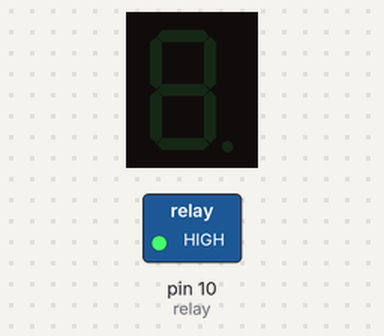
The sketch below on a simulated Arduino Uno, built with avr-gcc and run on an emulated ATmega328P. On the bench: 1-digit seven-segment display, switched loads named in the sketch (green lamp = pin HIGH). Wiring (inferred from the names in the program): 1-digit 7-segment display, segments lit when HIGH: segments pin 7, pin 6, pin 5, pin 4, pin 3, pin 2, pin 1. The segment pins are drawn as the display they are named for; pins used as bus, display or sensor lines are not drawn.

Above: at 0.1 s.
At 2.1 s:
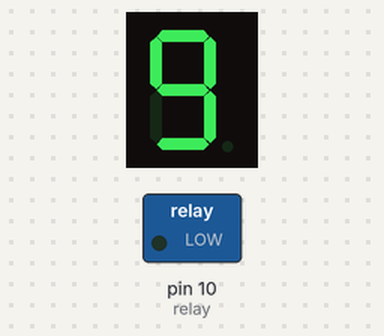
At 5.1 s:
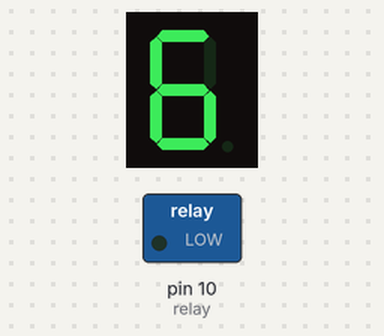
At 11.1 s:
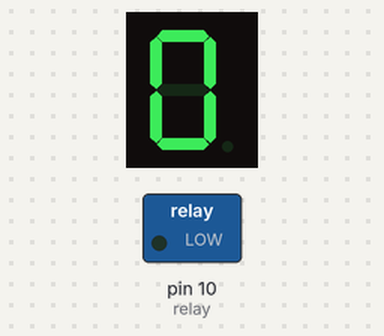
Timing chart, 0 to 38.8 s (numbered marks = the images above):
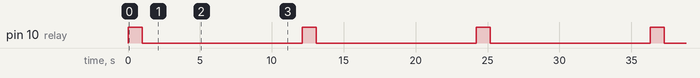

The sketch:

Seven_segment_counter.ino
```cpp
int A = 7;
int B = 6;
int C = 5;
int D = 4;
int E = 3;
int F = 2;
int G = 1;
int relay = 10;
void setup() {
  // put your setup code here, to run once:
pinMode(A,OUTPUT);
pinMode(B,OUTPUT);
pinMode(C,OUTPUT);
pinMode(D,OUTPUT);
pinMode(E,OUTPUT);
pinMode(F,OUTPUT);
pinMode(G,OUTPUT);
pinMode(relay,OUTPUT);
}

void loop() {
  // put your main code here, to run repeatedly:
Relay();
Numbers();
delay(100);
}
void Relay(){
digitalWrite(relay,HIGH);
delay(1000);
digitalWrite(relay,LOW);
delay(1000);

}
void Numbers(){
//Number 9
digitalWrite(A,HIGH);
digitalWrite(B,HIGH);
digitalWrite(C,HIGH);
digitalWrite(D,HIGH);
digitalWrite(F,HIGH);
digitalWrite(G,HIGH);
delay(1000);
digitalWrite(A,LOW);
digitalWrite(B,LOW);
digitalWrite(C,LOW);
digitalWrite(D,LOW);
digitalWrite(E,LOW);
digitalWrite(F,LOW);
digitalWrite(G,LOW);
//Number 8
digitalWrite(A,HIGH);
digitalWrite(B,HIGH);
digitalWrite(C,HIGH);
digitalWrite(D,HIGH);
digitalWrite(E,HIGH);
digitalWrite(F,HIGH);
digitalWrite(G,HIGH);
delay(1000);
digitalWrite(A,LOW);
digitalWrite(B,LOW);
digitalWrite(C,LOW);
digitalWrite(D,LOW);
digitalWrite(E,LOW);
digitalWrite(F,LOW);
digitalWrite(G,LOW);
//Number 7
digitalWrite(A,HIGH);
digitalWrite(B,HIGH);
digitalWrite(C,HIGH);
delay(1000);
digitalWrite(A,LOW);
digitalWrite(B,LOW);
digitalWrite(C,LOW);
digitalWrite(D,LOW);
digitalWrite(E,LOW);
digitalWrite(F,LOW);
digitalWrite(G,LOW);
//Number 6
digitalWrite(A,HIGH);
digitalWrite(C,HIGH);
digitalWrite(D,HIGH);
digitalWrite(E,HIGH);
digitalWrite(F,HIGH);
digitalWrite(G,HIGH);
delay(1000);
digitalWrite(A,LOW);
digitalWrite(B,LOW);
digitalWrite(C,LOW);
digitalWrite(D,LOW);
digitalWrite(E,LOW);
digitalWrite(F,LOW);
digitalWrite(G,LOW);
//NUmber 5
digitalWrite(A,HIGH);
digitalWrite(C,HIGH);
digitalWrite(D,HIGH);
digitalWrite(F,HIGH);
digitalWrite(G,HIGH);
delay(1000);
digitalWrite(A,LOW);
digitalWrite(B,LOW);
digitalWrite(C,LOW);
digitalWrite(D,LOW);
digitalWrite(E,LOW);
digitalWrite(F,LOW);
digitalWrite(G,LOW);
//Number 4
digitalWrite(B,HIGH);
digitalWrite(C,HIGH);
digitalWrite(F,HIGH);
digitalWrite(G,HIGH);
delay(1000);
digitalWrite(A,LOW);
digitalWrite(B,LOW);
digitalWrite(C,LOW);
digitalWrite(D,LOW);
digitalWrite(E,LOW);
digitalWrite(F,LOW);
digitalWrite(G,LOW);
//Number 3
digitalWrite(A,HIGH);
digitalWrite(B,HIGH);
digitalWrite(C,HIGH);
digitalWrite(D,HIGH);
digitalWrite(G,HIGH);
delay(1000);
digitalWrite(A,LOW);
digitalWrite(B,LOW);
digitalWrite(C,LOW);
digitalWrite(D,LOW);
digitalWrite(E,LOW);
digitalWrite(F,LOW);
digitalWrite(G,LOW);
//Number 2
digitalWrite(A,HIGH);
digitalWrite(B,HIGH);
digitalWrite(D,HIGH);
digitalWrite(E,HIGH);
digitalWrite(G,HIGH);
delay(1000);
digitalWrite(A,LOW);
digitalWrite(B,LOW);
digitalWrite(C,LOW);
digitalWrite(D,LOW);
digitalWrite(E,LOW);
digitalWrite(F,LOW);
digitalWrite(G,LOW);
//Number 1
digitalWrite(B,HIGH);
digitalWrite(C,HIGH);
delay(1000);
digitalWrite(A,LOW);
digitalWrite(B,LOW);
digitalWrite(C,LOW);
digitalWrite(D,LOW);
digitalWrite(E,LOW);
digitalWrite(F,LOW);
digitalWrite(G,LOW);
//Number 0
digitalWrite(A,HIGH);
digitalWrite(B,HIGH);
digitalWrite(C,HIGH);
digitalWrite(D,HIGH);
digitalWrite(E,HIGH);
digitalWrite(F,HIGH);
delay(1000);
digitalWrite(A,LOW);
digitalWrite(B,LOW);
digitalWrite(C,LOW);
digitalWrite(D,LOW);
digitalWrite(E,LOW);
digitalWrite(F,LOW);
digitalWrite(G,LOW);
}
```

Measured:
- by itself, pin 10 (relay): alternates HIGH for 1.0 s and LOW for 11.1 s
- by itself, everything shown: repeats every 12.1 s, in 13 steps
- what the display in image 1 shows lasts 1.0 s, from 2.0 s to 3.0 s
